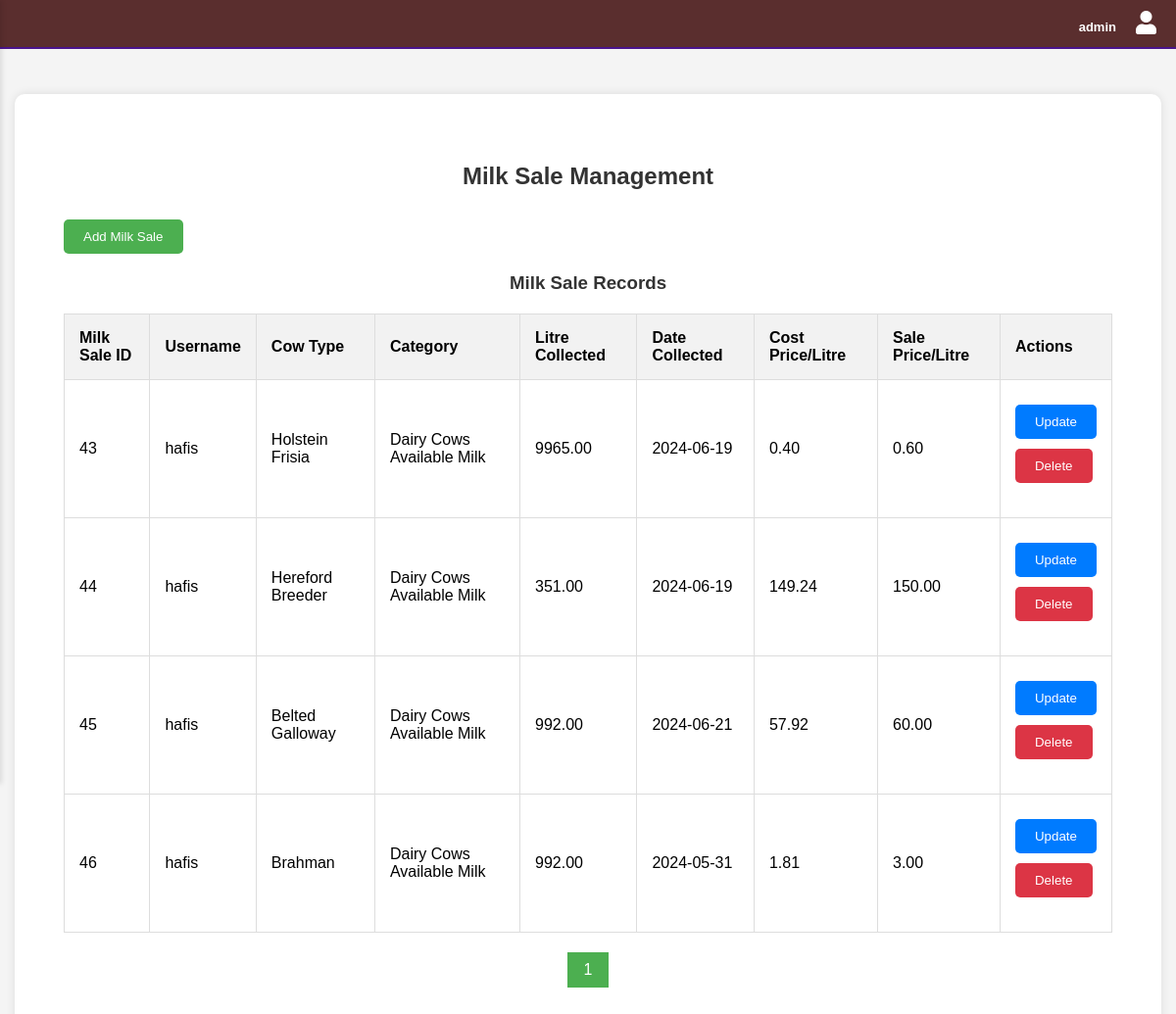
The app's page /milk_sale.php (signed in) with its own data.
### tables this page shows
CREATE TABLE `milk_sale` (
  `MilkSale_Id` int(11) NOT NULL,
  `User_Id` int(11) NOT NULL,
  `Cow_Id` int(11) NOT NULL,
  `Category_Id` int(11) NOT NULL,
  `Litre_Collect` decimal(10,2) NOT NULL,
  `Cost_Price_Per_Litre` decimal(10,2) NOT NULL,
  `Sale_Price_Per_Litre` decimal(10,2) NOT NULL,
  `Date_Collected` date NOT NULL
);

CREATE TABLE `user` (
  `User_Id` int(11) NOT NULL,
  `Username` varchar(50) NOT NULL,
  `Password` varchar(100) NOT NULL,
  `Full_Name` varchar(100) DEFAULT NULL,
  `Email` varchar(100) DEFAULT NULL,
  `Contact` varchar(20) DEFAULT NULL,
  `User_Type` enum('admin','farmer','health manager','worker') NOT NULL
);

CREATE TABLE `cow` (
  `Cow_Id` int(11) NOT NULL,
  `User_Id` int(11) DEFAULT NULL,
  `Gender` enum('male','female') NOT NULL,
  `Cow_Image` varchar(255) DEFAULT NULL,
  `Type` varchar(50) DEFAULT NULL,
  `Shed_Id` int(11) DEFAULT NULL,
  `Category_Id` int(11) DEFAULT NULL,
  `Quantity` int(11) DEFAULT NULL,
  `Last_Update_Timestamp` timestamp NOT NULL DEFAULT current_timestamp() ON UPDATE current_timestamp(),
  `Last_Updated_By` int(11) DEFAULT NULL
);

CREATE TABLE `cow_category` (
  `Category_Id` int(11) NOT NULL,
  `Category_Name` varchar(50) NOT NULL,
  `Description` text DEFAULT NULL
);

### milk_sale.php (the view, shortened to what this page needs)
<?php
include 'db.php';
$results_per_page = 4;
$page = isset($_GET['page']) ? (int)$_GET['page'] : 1;
$start_from = ($page - 1) * $results_per_page;
$milk_sale_data = [];
$result = $conn->query("SELECT ms.*, u.Username, c.Type, cc.Category_Name FROM milk_sale ms
                        JOIN user u ON ms.User_Id = u.User_Id
                        JOIN cow c ON ms.Cow_Id = c.Cow_Id
                        JOIN cow_category cc ON ms.Category_Id = cc.Category_Id
                        LIMIT $start_from, $results_per_page");
while ($row = $result->fetch_assoc()) {
    $milk_sale_data[] = $row;
}
$result = $conn->query("SELECT COUNT(MilkSale_Id) AS total FROM milk_sale");
$row = $result->fetch_assoc();
$total_pages = ceil($row["total"] / $results_per_page);
?>
<!DOCTYPE html>
<html>
<head>
    <link rel="stylesheet" type="text/css" href="stylemilksale.css">
    <link rel="stylesheet" href="https://cdnjs.cloudflare.com/ajax/libs/font-awesome/6.5.2/css/all.min.css">
</head>
<body>
    <div class="menu-toggle" onclick="toggleMenu()">
        <div class="bar"></div>
        <div class="bar"></div>
        <div class="bar"></div>
    </div>
    <?php include 'header.php'; ?>
    <br><br>
    <div class="container">
        <h2>Milk Sale Management</h2>
        <button onclick="openCreateModal()">Add Milk Sale</button>
        <h3>Milk Sale Records</h3>
        <table>
            <thead>
                <tr>
                    <th>Milk Sale ID</th>
                    <th>Username</th>
                    <th>Cow Type</th>
                    <th>Category</th>
                    <th>Litre Collected</th>
                    <th>Date Collected</th>
                    <th>Cost Price/Litre</th>
                    <th>Sale Price/Litre</th>
                    <th>Actions</th>
                </tr>
            </thead>
            <tbody>
                <?php foreach ($milk_sale_data as $milk_sale): ?>
                <tr>
                    <td><?php echo $milk_sale['MilkSale_Id']; ?></td>
                    <td><?php echo htmlspecialchars($milk_sale['Username']); ?></td>
                    <td><?php echo htmlspecialchars($milk_sale['Type']); ?></td>
                    <td><?php echo htmlspecialchars($milk_sale['Category_Name']); ?></td>
                    <td><?php echo $milk_sale['Litre_Collect']; ?></td>
                    <td><?php echo $milk_sale['Date_Collected']; ?></td>
                    <td><?php echo $milk_sale['Cost_Price_Per_Litre']; ?></td>
                    <td><?php echo $milk_sale['Sale_Price_Per_Litre']; ?></td>
                    <td>
                        <button class="update" onclick="openUpdateModal(<?php echo $milk_sale['MilkSale_Id']; ?>, <?php echo $milk_sale['Cow_Id']; ?>, <?php echo $milk_sale['Litre_Collect']; ?>, '<?php echo $milk_sale['Date_Collected']; ?>', <?php echo $milk_sale['Cost_Price_Per_Litre']; ?>, <?php echo $milk_sale['Sale_Price_Per_Litre']; ?>)">Update</button>
                        <form method="post" action="" class="delete-form">
                            <button class="delete" type="submit" onclick="return confirmDelete();">Delete</button>
                        </form>
                    </td>
                </tr>
                <?php endforeach; ?>
            </tbody>
        </table>
        <div class="pagination">
            <?php for ($i = 1; $i <= $total_pages; $i++): ?>
                <a href="milk_sale.php?page=<?php echo $i; ?>" class="<?php if ($page == $i) echo 'active'; ?>"><?php echo $i; ?></a>
            <?php endfor; ?>
        </div>
    </div>
</body>
</html>

### stylemilksale.css (style rules this page uses)
body { font-family: Arial, sans-serif; margin: 0; padding: 0; background-color: #f4f4f4; }
.container { padding: 50px; max-width: calc(90% - 10px); margin: 10px auto; background-color: #fff; box-shadow: 0 0 10px rgba(0, 0, 0, 0.1); border-radius: 10px; transition: margin-left 0.4s, max-width 0.4s; }
h2, h3 { color: #333; text-align: center; }
form { margin-bottom: 20px; }
input[type="submit"], button { padding: 10px 20px; background-color: #4CAF50; color: white; border: none; border-radius: 5px; cursor: pointer; margin-top: 10px; }
table { width: 100%; border-collapse: collapse; margin-top: 20px; }
table, th, td { border: 1px solid #ddd; }
th, td { padding: 15px; text-align: left; }
th { background-color: #f2f2f2; }
button.update { background-color: #007BFF; color: white; border: none; border-radius: 5px; padding: 10px 20px; cursor: pointer; }
button.delete { background-color: #DC3545; color: white; border: none; border-radius: 5px; padding: 10px 20px; cursor: pointer; }
.menu-toggle { position: fixed; top: 20px; left: 20px; cursor: pointer; z-index: 1000; }
.menu-toggle .bar { width: 25px; height: 3px; background-color: #5A2E2E; margin: 4px 0; transition: 0.4s; }
.pagination { display: flex; justify-content: center; margin: 20px 0; }
.pagination a { color: black; padding: 8px 16px; text-decoration: none; border: 1px solid #ddd; margin: 0 4px; }
.pagination a.active { background-color: #4CAF50; color: white; border: 1px solid #4CAF50; }

### header.css (style rules this page uses)
body { font-family: Arial, sans-serif; margin: 0; padding: 0; }

### records on screen
milk_sale: MilkSale_Id "43", User_Id.Username "hafis", Cow_Id.Type "Holstein Frisia", Category_Id.Category_Name "Dairy Cows Available Milk", Litre_Collect "9965.00", Date_Collected "2024-06-19", Cost_Price_Per_Litre "0.40", Sale_Price_Per_Litre "0.60"
milk_sale: MilkSale_Id "44", User_Id.Username "hafis", Cow_Id.Type "Hereford Breeder", Category_Id.Category_Name "Dairy Cows Available Milk", Litre_Collect "351.00", Date_Collected "2024-06-19", Cost_Price_Per_Litre "149.24", Sale_Price_Per_Litre "150.00"
milk_sale: MilkSale_Id "45", User_Id.Username "hafis", Cow_Id.Type "Belted Galloway", Category_Id.Category_Name "Dairy Cows Available Milk", Litre_Collect "992.00", Date_Collected "2024-06-21", Cost_Price_Per_Litre "57.92", Sale_Price_Per_Litre "60.00"
milk_sale: MilkSale_Id "46", User_Id.Username "hafis", Cow_Id.Type "Brahman", Category_Id.Category_Name "Dairy Cows Available Milk", Litre_Collect "992.00", Date_Collected "2024-05-31", Cost_Price_Per_Litre "1.81", Sale_Price_Per_Litre "3.00"

### other values on screen
$_SESSION['user_type'] "admin"
